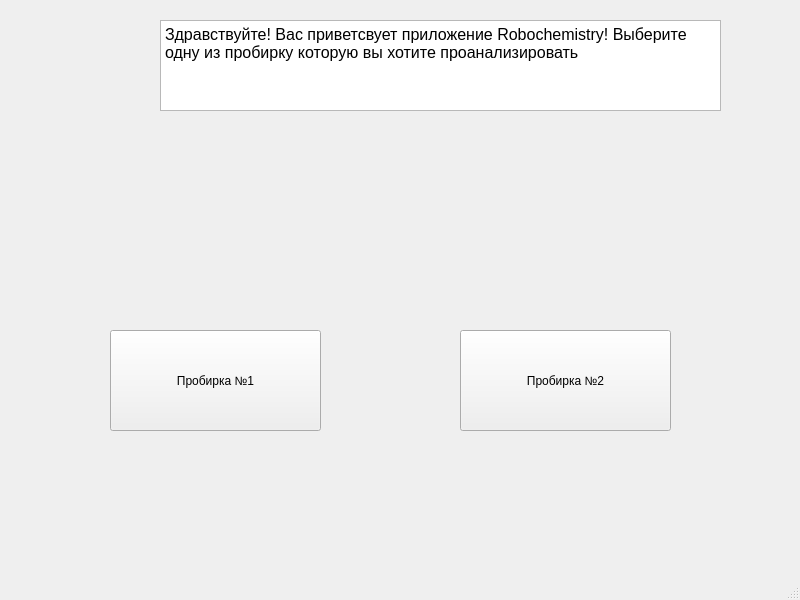
<?xml version="1.0" encoding="UTF-8"?>
<ui version="4.0">
 <class>MainWindow</class>
 <widget class="QMainWindow" name="MainWindow">
  <property name="geometry">
   <rect>
    <x>0</x>
    <y>0</y>
    <width>800</width>
    <height>600</height>
   </rect>
  </property>
  <property name="windowTitle">
   <string>MainWindow</string>
  </property>
  <widget class="QWidget" name="centralwidget">
   <widget class="QLabel" name="label">
    <property name="geometry">
     <rect>
      <x>310</x>
      <y>190</y>
      <width>55</width>
      <height>16</height>
     </rect>
    </property>
    <property name="text">
     <string>
</string>
    </property>
   </widget>
   <widget class="QPushButton" name="bottle1">
    <property name="geometry">
     <rect>
      <x>110</x>
      <y>330</y>
      <width>211</width>
      <height>101</height>
     </rect>
    </property>
    <property name="text">
     <string>Пробирка №1</string>
    </property>
   </widget>
   <widget class="QPushButton" name="pushButton_2">
    <property name="geometry">
     <rect>
      <x>460</x>
      <y>330</y>
      <width>211</width>
      <height>101</height>
     </rect>
    </property>
    <property name="text">
     <string>Пробирка №2</string>
    </property>
   </widget>
   <widget class="QTextBrowser" name="textBrowser">
    <property name="geometry">
     <rect>
      <x>160</x>
      <y>20</y>
      <width>561</width>
      <height>91</height>
     </rect>
    </property>
    <property name="html">
     <string>&lt;!DOCTYPE HTML PUBLIC &quot;-//W3C//DTD HTML 4.0//EN&quot; &quot;http://www.w3.org/TR/REC-html40/strict.dtd&quot;&gt;
&lt;html&gt;&lt;head&gt;&lt;meta name=&quot;qrichtext&quot; content=&quot;1&quot; /&gt;&lt;style type=&quot;text/css&quot;&gt;
p, li { white-space: pre-wrap; }
&lt;/style&gt;&lt;/head&gt;&lt;body style=&quot; font-family:'MS Shell Dlg 2'; font-size:7.8pt; font-weight:400; font-style:normal;&quot;&gt;
&lt;p style=&quot; margin-top:0px; margin-bottom:0px; margin-left:0px; margin-right:0px; -qt-block-indent:0; text-indent:0px;&quot;&gt;&lt;span style=&quot; font-size:12pt;&quot;&gt;Здравствуйте! Вас приветсвует приложение Robochemistry! Выберите одну из пробирку которую вы хотите проанализировать&lt;/span&gt;&lt;/p&gt;&lt;/body&gt;&lt;/html&gt;</string>
    </property>
   </widget>
  </widget>
  <widget class="QMenuBar" name="menubar">
   <property name="geometry">
    <rect>
     <x>0</x>
     <y>0</y>
     <width>800</width>
     <height>26</height>
    </rect>
   </property>
  </widget>
  <widget class="QStatusBar" name="statusbar"/>
 </widget>
 <resources>
  <include location="../../Desktop/rs.qrc"/>
 </resources>
 <connections/>
</ui>
